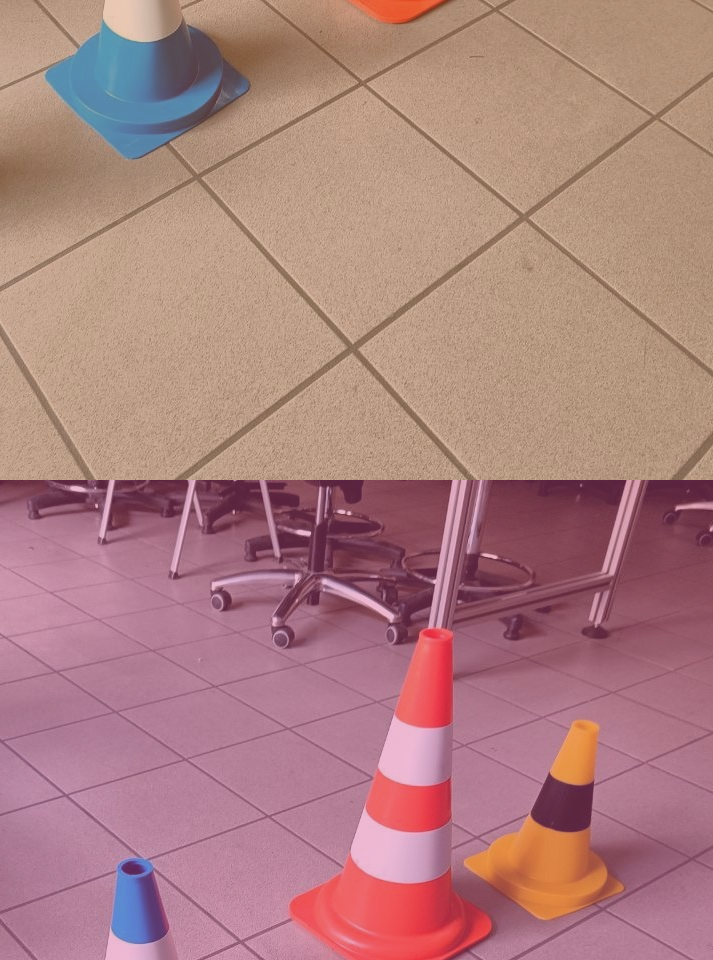
#> input picture project-1/corrupted.image.png, 713 x 960 px
$ python -i edgeDetector.py   (imports and definitions only)
#> lines starting #> are read from the running program, lines starting #| are printed output that depends on the picture; after the words box and inside, x2 and y2 are one past the last pixel; in counts of white or black regions, pixels touching at a corner belong together
#> further down, picture is the input picture: shape (960, 713, 3); mean B, G, R 127.3, 128.1, 173.3
import cv2
import numpy as np
import matplotlib.pyplot as plt


def mask(image):
    #importo l'immagine originale
    image = image[:, :, :3]

    #rimuovo possibili rumori dell'immagine
    dst = cv2.fastNlMeansDenoisingColored(image, None, 10, 10, 7, 15)


    plt.subplot(122), plt.imshow(dst)

    #definisco una regione di interesse per applicare cambiamenti che aiuteranno nella edge detection solo in quest'area
    inizio_roi = (40, 135)
    fine_roi = (631, 645)

    roi_main = dst[inizio_roi[1]:fine_roi[1], inizio_roi[0]:fine_roi[0]]
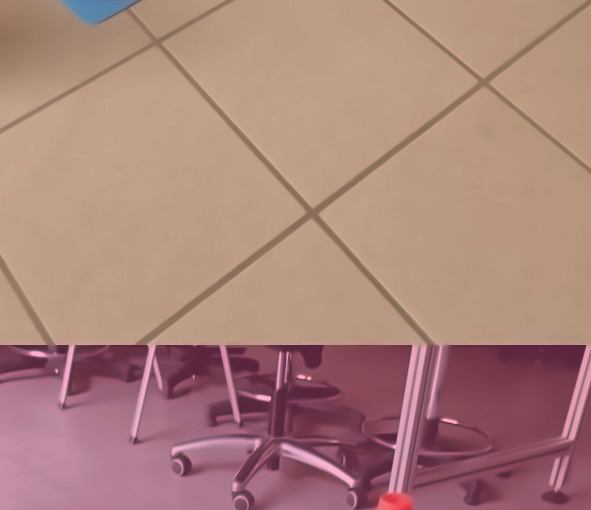
#> roi_main: shape (510, 591, 3); mean B, G, R 123, 131.5, 171.7

    #rendo pienamente neri i pixel della striscia nera sul cono giallo
    black_limit = 50
    almost_black_mask = np.all(roi_main < black_limit, axis=2)
#> almost_black_mask: shape (510, 591) bool; every value is 0

    roi_main[almost_black_mask] = [0, 0, 0]


    #creo la prima maschera per rendere nere parte delle striscie bianche sui coni, utilizzo il tool git+https://github.com/alkasm/colorfilters per trovare gli i valori hsv che mi servono

    hsv = cv2.cvtColor(roi_main, cv2.COLOR_BGR2HSV)
#> hsv: shape (510, 591, 3); mean H, S, V 63.4, 85.5, 171.9

    lower_bound1 = np.array([0, 0, 211])
    upper_bound1 = np.array([180, 118, 255])

    mask1 = cv2.inRange(hsv, lower_bound1, upper_bound1)
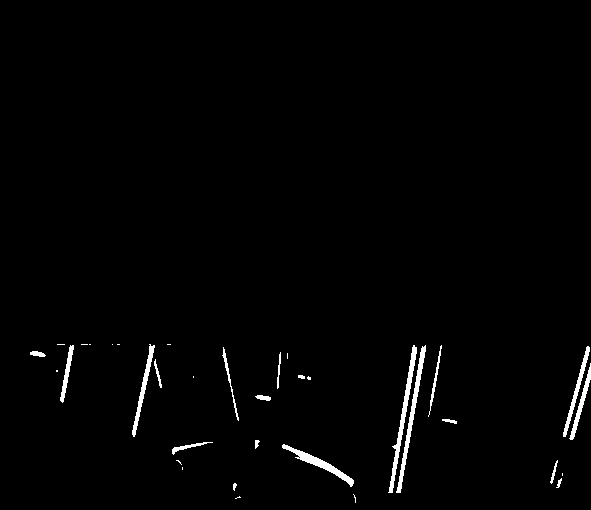
#> mask1: shape (510, 591); 1.4% white; 35 white regions (15 under 20 px), largest, box (x1, y1, x2, y2) and area: (388, 345, 417, 493) 677, (396, 345, 426, 493) 653, (282, 444, 354, 487) 530

    target_bgr = np.array([0, 0, 0])

    modified_roi = roi_main.copy()
    modified_roi[mask1 != 0] = target_bgr
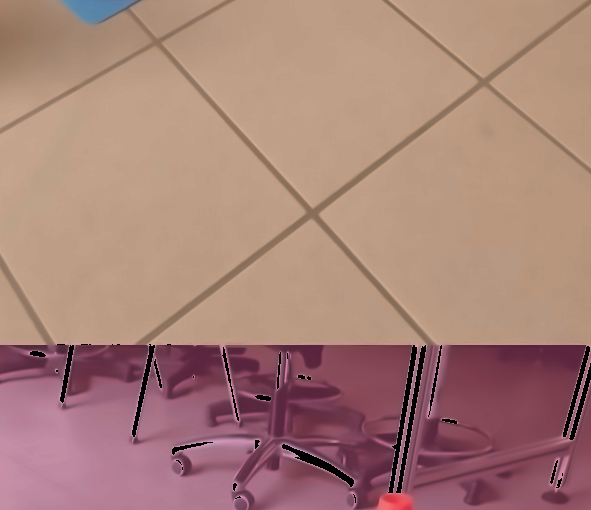
#> modified_roi: shape (510, 591, 3); 1.39% of pixels changed, all inside (x1, y1, x2, y2) = (30, 344, 591, 503)

    #creo la seconda maschera per rendere neri i coni colorati, usando lo stesso metodo di prima ma valori hsv diversi
    lower_bound2 = np.array([0, 0, 0])
    upper_bound2 = np.array([180, 118, 255])


    mask2 = cv2.inRange(hsv, lower_bound2, upper_bound2)
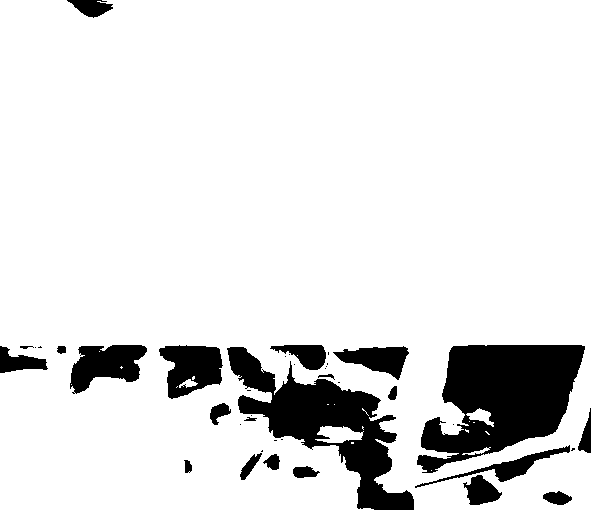
#> mask2: shape (510, 591); 88.5% white; 40 black regions (18 under 20 px), largest, box (x1, y1, x2, y2) and area: (417, 345, 585, 473) 12904, (227, 347, 414, 510) 10165, (70, 345, 147, 394) 2352

    result = cv2.bitwise_and(modified_roi, modified_roi, mask=mask2)
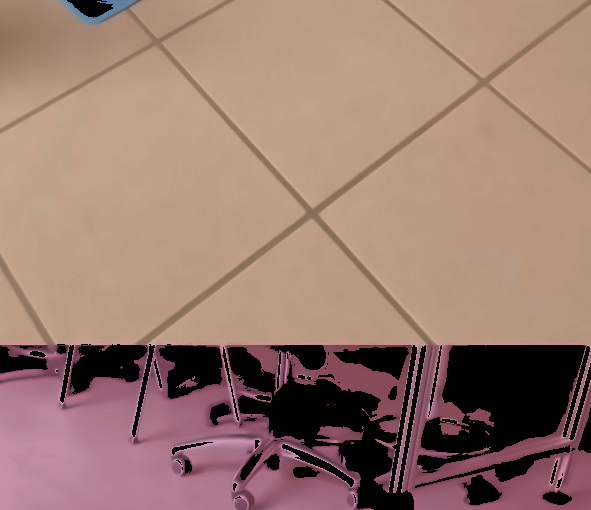
#> result: shape (510, 591, 3); mean B, G, R 111.6, 122.6, 155.3

    #creo altre due aree di interesse per rimuovere dal 'result' le rotelle delle sedie che creano rumore nell'immagine

    inizio_roi1 = (0, 0)
    fine_roi1 = (501, 13)
    result[inizio_roi1[1]:fine_roi1[1], inizio_roi1[0]:fine_roi1[0]] = [255, 255, 255]
    result[:, 0] = [255, 255, 255]

    inizio_roi2 = (0, 10)
    fine_roi2 = (375, 28)
    result[inizio_roi2[1]:fine_roi2[1], inizio_roi2[0]:fine_roi2[0]] = [255, 255, 255]
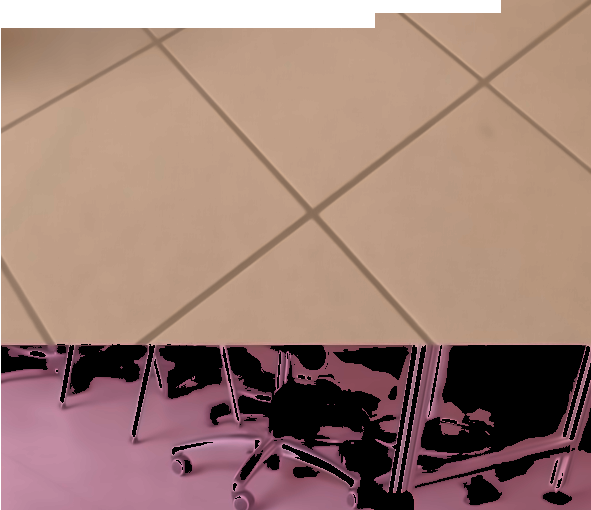
#> result: shape (510, 591, 3); mean B, G, R 117.2, 127.5, 159.1
    result[:, 0] = [255, 255, 255]

    #riporto l'roi modificata nell'immagine originale
    dst[inizio_roi[1]:fine_roi[1], inizio_roi[0]:fine_roi[0]] = result
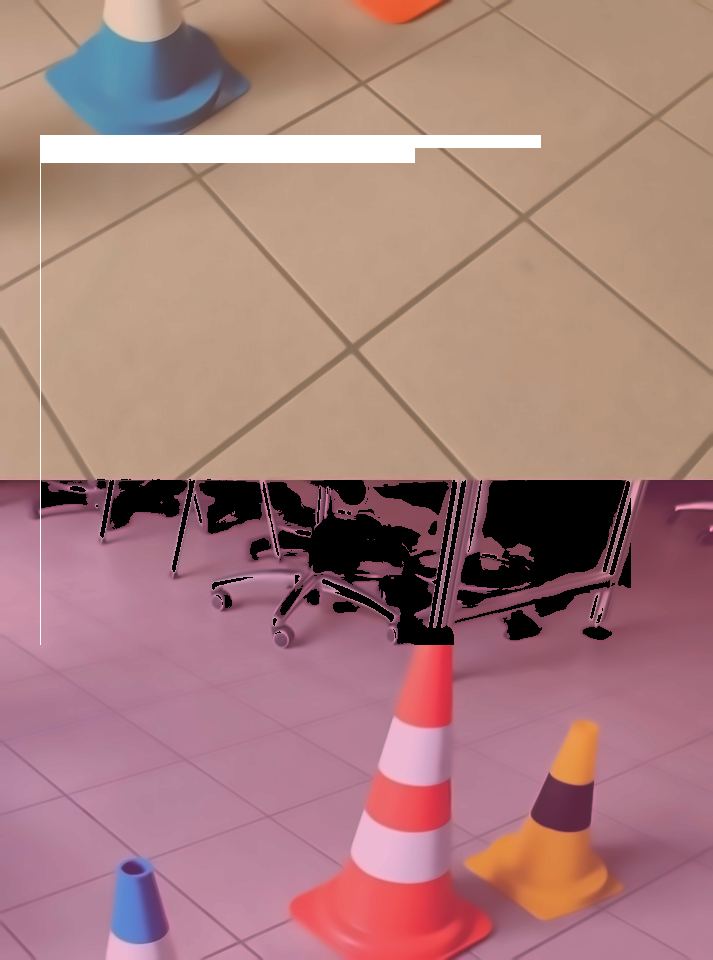
#> dst: shape (960, 713, 3); mean B, G, R 124.4, 126, 167.9
    return dst


# [45 lines left out: function find_contours, not called in this run]


>>> import cv2
>>> picture = cv2.imread('corrupted.image.png')
>>> result = mask(picture)
